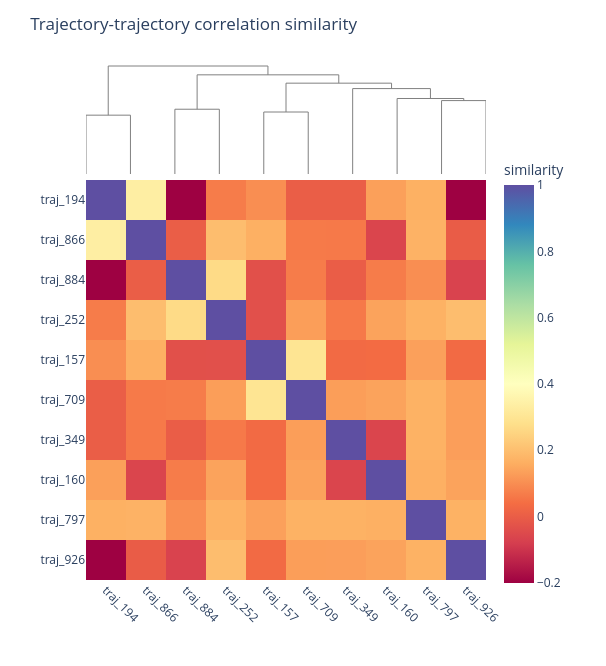

Notebook source saved alongside this figure:
### Code cell
# Plot heatmap to visualize the similarity

sim4 = hdata.similarities["correlation_ntr_trajectory"]

hda.visualize.heatmap(
    sim=sim4, 
    type="trajectories", 
    cluster=True,
    title="Trajectory-trajectory correlation similarity"
)

### Figure 1 — Plotly figure (JSON) as saved in the notebook; plotly's stock layout.template omitted (floating-point values rounded to 4 significant figures)
{"data": [{"hoverinfo": "skip", "line": {"color": "gray", "width": 1}, "mode": "lines", "showlegend": false, "type": "scatter", "x": [5.0, 5.0, 15.0, 15.0], "xaxis": "x", "y": [0.0, 0.6655, 0.6655, 0.0], "yaxis": "y"}, {"hoverinfo": "skip", "line": {"color": "gray", "width": 1}, "mode": "lines", "showlegend": false, "type": "scatter", "x": [25.0, 25.0, 35.0, 35.0], "xaxis": "x", "y": [0.0, 0.7327, 0.7327, 0.0], "yaxis": "y"}, {"hoverinfo": "skip", "line": {"color": "gray", "width": 1}, "mode": "lines", "showlegend": false, "type": "scatter", "x": [45.0, 45.0, 55.0, 55.0], "xaxis": "x", "y": [0.0, 0.7014, 0.7014, 0.0], "yaxis": "y"}, {"hoverinfo": "skip", "line": {"color": "gray", "width": 1}, "mode": "lines", "showlegend": false, "type": "scatter", "x": [85.0, 85.0, 95.0, 95.0], "xaxis": "x", "y": [0.0, 0.8306, 0.8306, 0.0], "yaxis": "y"}, {"hoverinfo": "skip", "line": {"color": "gray", "width": 1}, "mode": "lines", "showlegend": false, "type": "scatter", "x": [75.0, 75.0, 90.0, 90.0], "xaxis": "x", "y": [0.0, 0.8543, 0.8543, 0.8306], "yaxis": "y"}, {"hoverinfo": "skip", "line": {"color": "gray", "width": 1}, "mode": "lines", "showlegend": false, "type": "scatter", "x": [65.0, 65.0, 82.5, 82.5], "xaxis": "x", "y": [0.0, 0.9662, 0.9662, 0.8543], "yaxis": "y"}, {"hoverinfo": "skip", "line": {"color": "gray", "width": 1}, "mode": "lines", "showlegend": false, "type": "scatter", "x": [50.0, 50.0, 73.75, 73.75], "xaxis": "x", "y": [0.7014, 1.028, 1.028, 0.9662], "yaxis": "y"}, {"hoverinfo": "skip", "line": {"color": "gray", "width": 1}, "mode": "lines", "showlegend": false, "type": "scatter", "x": [30.0, 30.0, 61.88, 61.88], "xaxis": "x", "y": [0.7327, 1.122, 1.122, 1.028], "yaxis": "y"}, {"hoverinfo": "skip", "line": {"color": "gray", "width": 1}, "mode": "lines", "showlegend": false, "type": "scatter", "x": [10.0, 10.0, 45.94, 45.94], "xaxis": "x", "y": [0.6655, 1.222, 1.222, 1.122], "yaxis": "y"}, {"colorbar": {"len": 0.85, "title": {"text": "similarity"}, "y": 0.4}, "colorscale": [[0, "rgb(158,1,66)"], [0.1, "rgb(213,62,79)"], [0.2, "rgb(244,109,67)"], [0.3, "rgb(253,174,97)"], [0.4, "rgb(254,224,139)"], [0.5, "rgb(255,255,191)"], [0.6, "rgb(230,245,152)"], [0.7, "rgb(171,221,164)"], [0.8, "rgb(102,194,165)"], [0.9, "rgb(50,136,189)"], [1, "rgb(94,79,162)"]], "hovertemplate": "<b>trajectories x</b>: %{x}<br><b>trajectories y</b>: %{y}<br><b>similarity</b>: %{z:.3f}<extra></extra>", "type": "heatmap", "x": ["traj_194", "traj_866", "traj_884", "traj_252", "traj_157", "traj_709", "traj_349", "traj_160", "traj_797", "traj_926"], "xaxis": "x2", "y": ["traj_194", "traj_866", "traj_884", "traj_252", "traj_157", "traj_709", "traj_349", "traj_160", "traj_797", "traj_926"], "yaxis": "y2", "z": [[1.0, 0.3345, -0.2006, 0.06734, 0.1006, 0.0004867, 0.0003028, 0.1332, 0.1663, -0.2001], [0.3345, 1.0, 0.0003743, 0.1961, 0.1646, 0.06287, 0.06194, -0.06212, 0.1698, -0.004116], [-0.2006, 0.0003743, 1.0, 0.2673, -0.03335, 0.06682, -0.0001838, 0.06682, 0.1001, -0.06682], [0.06734, 0.1961, 0.2673, 1.0, -0.03565, 0.1295, 0.06232, 0.1384, 0.1694, 0.1964], [0.1006, 0.1646, -0.03335, -0.03565, 1.0, 0.2986, 0.03101, 0.03565, 0.1346, 0.0312], [0.0004867, 0.06287, 0.06682, 0.1295, 0.2986, 1.0, 0.1293, 0.1384, 0.1694, 0.1295], [0.0003028, 0.06194, -0.0001838, 0.06232, 0.03101, 0.1293, 1.0, -0.06268, 0.1692, 0.1297], [0.1332, -0.06212, 0.06682, 0.1384, 0.03565, 0.1384, -0.06268, 1.0, 0.1649, 0.1384], [0.1663, 0.1698, 0.1001, 0.1694, 0.1346, 0.1694, 0.1692, 0.1649, 1.0, 0.1694], [-0.2001, -0.004116, -0.06682, 0.1964, 0.0312, 0.1295, 0.1297, 0.1384, 0.1694, 1.0]]}], "layout": {"height": 666, "margin": {"b": 86, "l": 86, "r": 120, "t": 60}, "paper_bgcolor": "white", "plot_bgcolor": "white", "title": {"text": "Trajectory-trajectory correlation similarity"}, "width": 606, "xaxis": {"anchor": "y", "domain": [0, 1], "visible": false}, "xaxis2": {"anchor": "y2", "domain": [0, 1], "tickangle": 45}, "yaxis": {"anchor": "x", "domain": [0.7692, 1], "visible": false}, "yaxis2": {"anchor": "x2", "autorange": "reversed", "domain": [0, 0.7692]}}}
